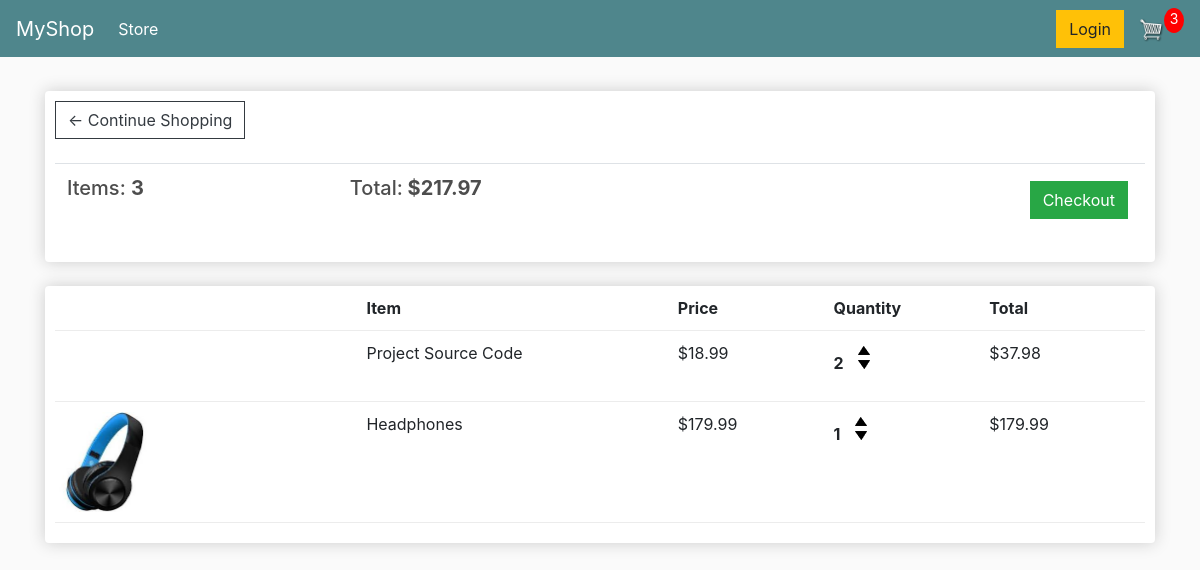
The app's page /cart/ (signed in) with its own data.
### store/models.py (models this page shows, shortened)
class Order(models.Model):
    customer = models.ForeignKey(Customer, on_delete=models.SET_NULL, null=True, blank=True)
    date_ordered = models.DateTimeField(auto_now_add=True)
    complete = models.BooleanField(default=False)
    transaction_id = models.CharField(max_length=200, null=True)
    @property
    def get_cart_total(self):
        items = self.orderitem_set.all()
        total = sum([item.get_total for item in items])
        return total
    @property
    def get_cart_items(self):
        items = self.orderitem_set.all()
        total = sum([item.quantity for item in items])
        return total

class OrderItem(models.Model):
    product = models.ForeignKey(Product, on_delete=models.SET_NULL, null=True)
    order = models.ForeignKey(Order, on_delete=models.SET_NULL, null=True)
    quantity = models.IntegerField(default=0, null=True, blank=True)
    date_added = models.DateTimeField(auto_now_add=True)
    @property
    def get_total(self):
        return self.product.price * self.quantity

class Product(models.Model):
    name = models.CharField(max_length=200)
    price = models.FloatField()
    digital = models.BooleanField(default=False, null=True, blank=True)
    image = models.ImageField(null=True, blank=True)
    @property
    def imageURL(self):
        try:
            url = self.image.url
        except:
            url = ''
        return url

### store/views.py (the view)
# urls.py: path('cart/', views.cart, name='cart'),
def cart(request):
    if request.user.is_authenticated:
        customer = request.user.customer
        order, created = Order.objects.get_or_create(customer=customer, complete=False)
        items = order.orderitem_set.all()
        cartItems = order.get_cart_items
    else:
        items = []
        order = {'get_cart_total': 0, 'get_cart_items': 0, 'shipping':False}
        cartItems = order['get_cart_items']
    context = {'items':items, 'order': order, 'cartItems':cartItems}
    return render(request, 'store/cart.html', context)

### store/templates/store/cart.html (shortened to what this page needs)
{% extends 'store/base.html' %}
{% load static %}
{% block content %}
	<div class="row">
		<div class="col-lg-12">
			<div class="box-element">
				<a  class="btn btn-outline-dark" href="{% url 'index' %}">&#x2190; Continue Shopping</a>
				<br>
				<br>
				<table class="table">
					<tr>
						<th><h5>Items: <strong>{{order.get_cart_items}}</strong></h5></th>
						<th><h5>Total:<strong> ${{order.get_cart_total|floatformat:2}}</strong></h5></th>
						<th>
							<a  style="float:right; margin:5px;" class="btn btn-success" href="{% url 'checkout' %}">Checkout</a>
						</th>
					</tr>
				</table>
			</div>
			<br>
			<div class="box-element">
				<div class="cart-row">
					<div style="flex:2"></div>
					<div style="flex:2"><strong>Item</strong></div>
					<div style="flex:1"><strong>Price</strong></div>
					<div style="flex:1"><strong>Quantity</strong></div>
					<div style="flex:1"><strong>Total</strong></div>
				</div>
				{% for item in items %}
				<div class="cart-row">
					<div style="flex:2"><img class="row-image" src="{{item.product.imageURL}}"></div>
					<div style="flex:2"><p>{{item.product.name}}</p></div>
					<div style="flex:1"><p>${{item.product.price|floatformat:2}}</p></div>
					<div style="flex:1">
						<p class="quantity">{{item.quantity}}</p>
						<div class="quantity">
							<img data-product="{{item.product.id}}" data-action="add" class="chg-quantity update-cart" src="{% static 'images/arrow-up.png' %}">
							<img data-product="{{item.product.id}}" data-action="remove" class="chg-quantity update-cart" src="{% static 'images/arrow-down.png' %}">
						</div>
					</div>
					<div style="flex:1"><p>${{item.get_total}}</p></div>
				</div>
				{% endfor %}
			</div>
		</div>
	</div>
{% endblock content %}

### static/css/main.css (style rules this page uses)
body { background-color: hsl(0, 0%, 98%); }
h1,h2,h3,h4,h5,h6 { color:hsl(0, 0%, 30%); }
.box-element { box-shadow:hsl(0, 0%, 80%) 0 0 16px; background-color: #fff; border-radius: 4px; padding: 10px; }
.col-lg-4, .col-lg-6, .col-lg-8, .col-lg-12 { margin-top: 10px; }
.btn { border-radius: 0; }
.row-image { width: 100px; }
.cart-row { display: flex; align-items: flex-stretch; padding-bottom: 10px; margin-bottom: 10px; border-bottom: 1px solid #ececec; }
.quantity { display: inline-block; font-weight: 700; padding-right:10px; }
.chg-quantity { width: 12px; cursor: pointer; display: block; margin-top: 5px; transition:.1s; }

### records on screen
Order: get_cart_items "3", get_cart_total "217.97"
OrderItem: product.name "Project Source Code", product.price "18.99", quantity "2", get_total "37.98"
OrderItem: product.imageURL (picture), product.name "Headphones", product.price "179.99", quantity "1", get_total "179.99"

### other values on screen
{{ cartItems }} "3"
